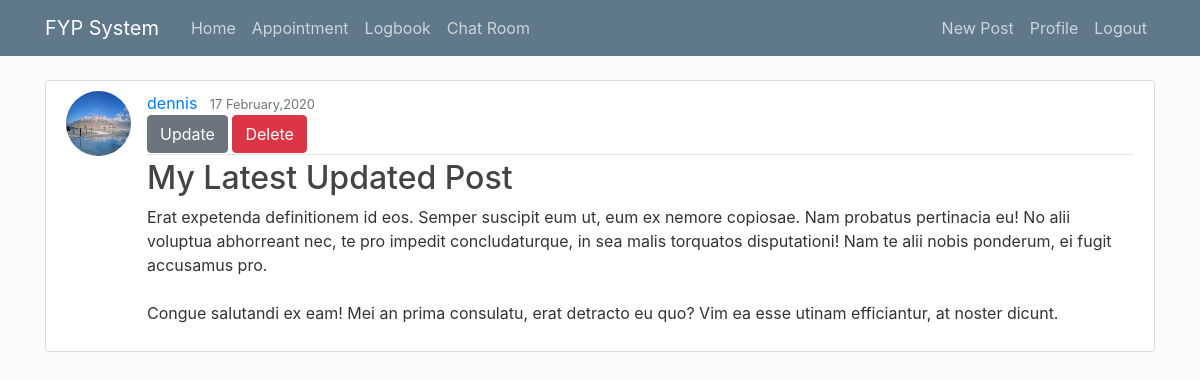
/post/30/ (signed in), run on the app's committed database.
### Announcement/models.py (models this page shows, shortened)
class Post(models.Model):
    title = models.CharField(max_length=100)
    content = models.TextField()
    date_posted = models.DateTimeField(default=timezone.now)
    author = models.ForeignKey(User, on_delete=models.CASCADE)

### users/models.py (models this page shows, shortened)
class Profile(models.Model):
    user = models.OneToOneField(User, on_delete=models.CASCADE)
    image = models.ImageField(default='default.jpg',upload_to='profile_pics')

### Announcement/views.py (the view)
# urls.py: path('post/<int:pk>/', PostDetailView.as_view(),name='post-detail'),
class PostDetailView(LoginRequiredMixin,DetailView):
    model = Post

### Announcement/templates/announcement/post_detail.html
{% extends "announcement/base.html"%}
{% block content %}
    <article class="media content-section">
      <img class="rounded-circle article-img" src="{{ object.author.profile.image.url }}">
        <div class="media-body">
          <div class="article-metadata">
            <a class="mr-2" href="{% url 'user-posts' object.author.username %}">{{ object.author }}</a>
            <small class="text-muted">{{ object.date_posted|date:"d F,Y" }}</small>
            {% if object.author == user %}
            <div>
                <a class="btn btn-secondary" btn-sm mt-1 mb-1 href="{% url 'post-update' object.id %}">Update</a>
                <a class="btn btn-danger" btn-sm mt-1 mb-1 href="{% url 'post-delete' object.id %}">Delete</a>
            </div>
            {% endif %}
          </div>
          <h2 class="article-title">{{ object.title }}</h2>
          <p class="article-content">{{ object.content }}</p>
        </div>
      </article>
{% endblock content %}

### Announcement/static/announcement/main.css (style rules this page uses)
body { background: #fafafa; color: #333333; margin-top: 5rem; }
h1, h2, h3, h4, h5, h6 { color: #444444; }
.content-section { background: #ffffff; padding: 10px 20px; border: 1px solid #dddddd; border-radius: 3px; margin-bottom: 20px; }
.article-title { color: #444444; }
.article-content { white-space: pre-line; }
.article-img { height: 65px; width: 65px; margin-right: 16px; }
.article-metadata { padding-bottom: 1px; margin-bottom: 4px; border-bottom: 1px solid #e3e3e3 }

### data on the page
Post: author.profile.image (picture), author "dennis", date_posted "17 February,2020", title "My Latest Updated Post", content "Erat expetenda definitionem id eos. Semper suscipit eum ut, eum ex nemore copiosae. Nam probatus pertinacia eu! No alii voluptua abhorreant nec, te pro impedit concludaturque, in sea malis torquatos disputationi! Nam te alii nobis ponderum, ei fugit accusamus pro. Congue salutandi ex eam! Mei an prima consulatu, erat detracto eu quo? Vim ea esse utinam efficiantur, at noster dicunt."
